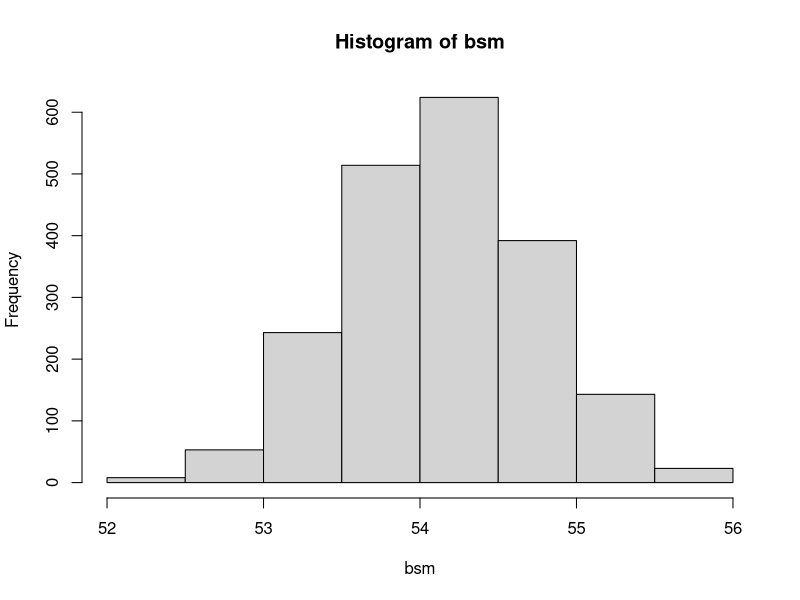

This chart was generated by the following R code:
x <- c( 
54.76943, 49.78428, 59.73031, 53.00500, 52.21409, 55.76271, 51.52056, 59.62548, 52.64808, 
54.54057, 49.36785, 49.87563, 59.95694, 46.19296, 43.61810, 57.60048, 55.21919, 50.46022, 
47.61718, 55.50787, 61.46880, 70.16956, 48.49963, 55.30843, 67.78601, 56.49535, 46.27280, 
45.97918, 52.61301, 48.00495, 58.11208, 59.43714, 51.06735, 61.98046, 47.67910, 48.73415, 
54.99035, 53.13985, 47.36505, 59.45419, 49.89918, 53.75335, 42.68189, 65.78460, 50.07936, 
42.35713, 64.94564, 43.36356, 54.26409, 63.13011, 56.32636, 56.04003, 49.25544, 50.66720, 
56.83328, 57.16458, 59.30200, 53.86724, 53.59964, 56.99553, 50.20579, 54.16316, 54.43363, 
62.48171, 58.16778, 52.14164, 53.91043, 45.11646, 60.06521, 65.60843, 53.01025, 50.47789, 
59.13059, 40.51899, 59.05509, 53.77679, 43.64633, 68.95381, 58.90353, 56.35329, 48.58749, 
56.25826, 55.59718, 52.98882, 56.61254, 47.25883, 63.48664, 55.34731, 55.92849, 57.44584, 
45.76123, 55.32173, 56.56125, 48.08750, 47.40124, 59.04965, 54.09277, 57.76744, 54.87766, 
51.85311 
) 


n <- length(x) 


B <- 2000 
bsm <- sapply(1:B, function(xx){mean(sample(x, size=n, replace=T))}) 
hist(bsm) 


# a. 
conf <- 0.99 
alpha <- 1 - conf 
quantile(bsm, probs = c(alpha/2, 1-alpha/2)) 


# b. 
conf <- 0.95 
alpha <- 1 - conf 
quantile(bsm, probs = c(alpha)) 


# c. 
conf <- 0.85 
alpha <- 1 - conf 
quantile(bsm, probs = c(1-alpha))